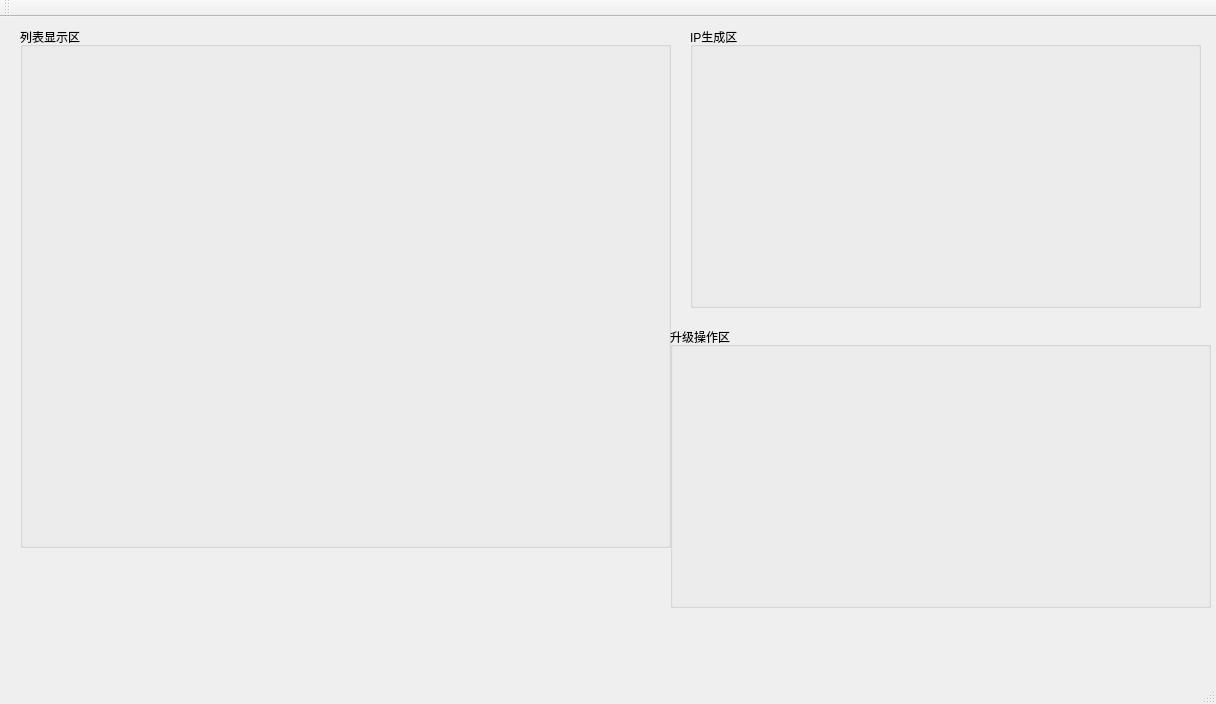
<?xml version="1.0" encoding="UTF-8"?>
<ui version="4.0">
 <class>MainWindow</class>
 <widget class="QMainWindow" name="MainWindow">
  <property name="geometry">
   <rect>
    <x>0</x>
    <y>0</y>
    <width>1216</width>
    <height>704</height>
   </rect>
  </property>
  <property name="windowTitle">
   <string>MPDU批量升级工具</string>
  </property>
  <property name="whatsThis">
   <string/>
  </property>
  <widget class="QWidget" name="centralWidget">
   <widget class="QGroupBox" name="ipWid">
    <property name="geometry">
     <rect>
      <x>690</x>
      <y>10</y>
      <width>511</width>
      <height>281</height>
     </rect>
    </property>
    <property name="title">
     <string>IP生成区</string>
    </property>
   </widget>
   <widget class="QGroupBox" name="tftpWid">
    <property name="geometry">
     <rect>
      <x>670</x>
      <y>310</y>
      <width>541</width>
      <height>281</height>
     </rect>
    </property>
    <property name="title">
     <string>升级操作区</string>
    </property>
   </widget>
   <widget class="QGroupBox" name="group">
    <property name="geometry">
     <rect>
      <x>20</x>
      <y>10</y>
      <width>651</width>
      <height>521</height>
     </rect>
    </property>
    <property name="title">
     <string>列表显示区</string>
    </property>
    <widget class="QWidget" name="oksTabWid" native="true">
     <property name="geometry">
      <rect>
       <x>220</x>
       <y>20</y>
       <width>200</width>
       <height>471</height>
      </rect>
     </property>
    </widget>
    <widget class="QWidget" name="ipsTabWid" native="true">
     <property name="geometry">
      <rect>
       <x>10</x>
       <y>30</y>
       <width>200</width>
       <height>481</height>
      </rect>
     </property>
    </widget>
    <widget class="QWidget" name="errsTabWid" native="true">
     <property name="geometry">
      <rect>
       <x>440</x>
       <y>20</y>
       <width>200</width>
       <height>461</height>
      </rect>
     </property>
    </widget>
   </widget>
  </widget>
  <widget class="QMenuBar" name="menuBar">
   <property name="geometry">
    <rect>
     <x>0</x>
     <y>0</y>
     <width>1216</width>
     <height>26</height>
    </rect>
   </property>
  </widget>
  <widget class="QToolBar" name="mainToolBar">
   <attribute name="toolBarArea">
    <enum>TopToolBarArea</enum>
   </attribute>
   <attribute name="toolBarBreak">
    <bool>false</bool>
   </attribute>
  </widget>
  <widget class="QStatusBar" name="statusBar"/>
 </widget>
 <layoutdefault spacing="6" margin="11"/>
 <resources/>
 <connections/>
</ui>
